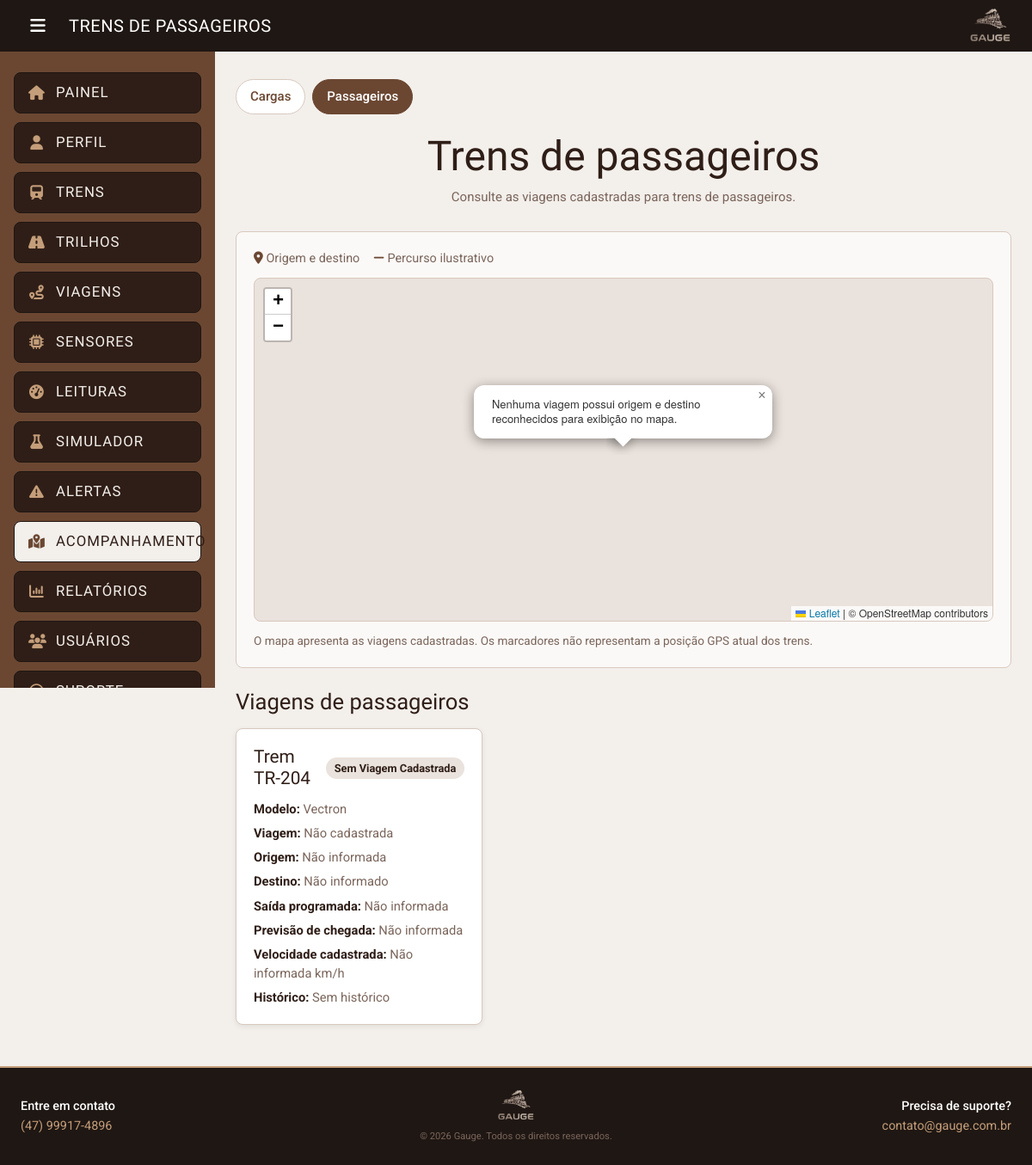
Screenshot of /paginas/viagens/acompanhamento_passageiros.php (signed in) with the database file from the repository.
### tables this page shows
CREATE TABLE trem (
    id_trem             INT                         NOT NULL AUTO_INCREMENT,
    prefixo             VARCHAR(20)                 NOT NULL,
    modelo              VARCHAR(45)                 NOT NULL,
    ano                 INT                         NOT NULL,
    status              VARCHAR(20)                 NOT NULL DEFAULT 'ativo',  
    capacidade          DECIMAL(10,2)               NOT NULL DEFAULT 0,
    ultima_inspecao     DATE                        NULL,
    tipo_trem           ENUM('Passageiro', 'Carga') NOT NULL DEFAULT 'Passageiro',
    quantidade_assentos INT                         NULL,
    tipo_carga          VARCHAR(45)                 NULL,
    PRIMARY KEY (id_trem),
    UNIQUE KEY uq_trem_prefixo (prefixo)
);

### includes/funcoes.php (called while the page is built, shortened)
<?php
function h($valor): string
{
    return htmlspecialchars((string) ($valor ?? ''), ENT_QUOTES, 'UTF-8');
}
function formatarData($valor, string $formato = 'd/m/Y H:i', string $vazio = 'Não informada'): string
{
    if (empty($valor)) {
        return $vazio;
    }
    $timestamp = strtotime($valor);
    return $timestamp ? date($formato, $timestamp) : $vazio;
}

### paginas/viagens/acompanhamento_passageiros.php (the view, shortened to what this page needs)
<?php
require __DIR__ . '/../../includes/proteger.php';
$trens = $conexao->query(
    "SELECT
        t.prefixo, t.modelo,
        v.id_viagem, v.origem, v.destino,
        v.data_hora_saida, v.previsao_chegada,
        v.status_trem, v.historico_descricao, v.velocidade_km_h
     FROM trem t
     LEFT JOIN viagem v ON v.FK_id_trem = t.id_trem
     WHERE t.tipo_trem = 'Passageiro'
     ORDER BY v.data_hora_saida DESC"
)->fetch_all(MYSQLI_ASSOC);
$viagensMapa = [];
require __DIR__ . '/../../includes/cabecalho.php';
?>
<nav class="abas" aria-label="Tipo de trem">
    <a href="acompanhamento_carga.php" class="aba">Cargas</a>
    <a href="acompanhamento_passageiros.php" class="aba" aria-current="page">Passageiros</a>
</nav>
<h1 class="titulo-pagina">Trens de passageiros</h1>
<p class="subtitulo">Consulte as viagens cadastradas para trens de passageiros.</p>
<section class="painel">
    <div class="legenda-mapa">
        <span><i class="fas fa-location-dot"></i> Origem e destino</span>
        <span><i class="fas fa-minus"></i> Percurso ilustrativo</span>
    </div>
    <div class="mapa" data-viagens="<?= h(json_encode($viagensMapa, JSON_UNESCAPED_UNICODE)) ?>" aria-label="Mapa das viagens de passageiros"></div>
    <p class="nota">O mapa apresenta as viagens cadastradas. Os marcadores não representam a posição GPS atual dos trens.</p>
</section>
<h2 class="titulo-secao">Viagens de passageiros</h2>
<?php if (count($trens) === 0): ?>
    <div class="vazio-bloco">
        <i class="fas fa-train"></i>
        <p>Nenhum trem de passageiros foi encontrado. Confira o tipo dos trens cadastrados.</p>
    </div>
<?php else: ?>
    <section class="cartoes">
        <?php foreach ($trens as $trem): ?>
            <article class="cartao">
                <div class="cartao-topo">
                    <h3>Trem <?= h($trem['prefixo']) ?></h3>
                    <span class="status"><?= h($trem['status_trem'] ?? 'Sem viagem cadastrada') ?></span>
                </div>
                <div class="dados">
                    <p><strong>Modelo:</strong> <?= h($trem['modelo']) ?></p>
                    <p><strong>Viagem:</strong> <?= h($trem['id_viagem'] ?? 'Não cadastrada') ?></p>
                    <p><strong>Origem:</strong> <?= h($trem['origem'] ?? 'Não informada') ?></p>
                    <p><strong>Destino:</strong> <?= h($trem['destino'] ?? 'Não informado') ?></p>
                    <p><strong>Saída programada:</strong> <?= h(formatarData($trem['data_hora_saida'])) ?></p>
                    <p><strong>Previsão de chegada:</strong> <?= h(formatarData($trem['previsao_chegada'])) ?></p>
                    <p><strong>Velocidade cadastrada:</strong> <?= h($trem['velocidade_km_h'] ?? 'Não informada') ?> km/h</p>
                    <p><strong>Histórico:</strong> <?= h($trem['historico_descricao'] ?? 'Sem histórico') ?></p>
                </div>
            </article>
        <?php endforeach; ?>
    </section>
<?php endif; ?>
<?php require __DIR__ . '/../../includes/rodape.php'; ?>

### assets/css/base.css (style rules this page uses)
:root { --cor-marca: #6B4732; --cor-marca-escura: #4C3023; --cor-titulo: #2F1E17; --cor-texto: #7A655B; --cor-fundo: #F3EFEB; --cor-escuro: #1F1713; --cor-contato: #C49E7A; --cor-superficie: #FBF9F7; --cor-superficie-2: #EAE2DC; --cor-borda: #D7C9BF; --cor-branco: #FFFFFF; --cor-sucesso: #245B31; --cor-sucesso-fundo: #E5F2E7; --cor-atencao: #856404; --cor-atencao-fundo: #FFF3CD; --cor-critico: #842029; --cor-critico-fundo: #F8D7DA; --cor-normal-forte: #28A745; --cor-atencao-forte: #FFC107; --cor-critico-forte: #DC3545; --fonte-titulo: 'Fjalla One', sans-serif; --fonte-texto: 'Roboto', sans-serif; --raio: 8px; --sombra: 0 2px 6px rgba(31, 23, 19, 0.08); --altura-topo: 60px; --largura-menu: 250px; --espaco: 24px; }
*, *::before, *::after { box-sizing: border-box; margin: 0; padding: 0; }
html { -webkit-text-size-adjust: 100%; }
body { min-height: 100vh; background-color: var(--cor-fundo); color: var(--cor-titulo); font-family: var(--fonte-texto); font-size: 15px; line-height: 1.5; }
a { color: var(--cor-marca); }
h1, h2, h3 { font-family: var(--fonte-titulo); font-weight: 400; line-height: 1.2; color: var(--cor-titulo); }

### assets/css/layout.css (style rules this page uses)
body { display: flex; flex-direction: column; }

### assets/css/componentes.css (style rules this page uses)
.titulo-pagina { margin-bottom: 8px; font-size: clamp(2rem, 5vw, 3rem); text-align: center; }
.subtitulo { max-width: 640px; margin: 0 auto 28px; color: var(--cor-texto); text-align: center; }
.titulo-secao { margin: 8px 0 16px; font-size: 1.6rem; }
.painel { margin-bottom: 24px; padding: 20px; border: 1px solid var(--cor-borda); border-radius: var(--raio); background-color: var(--cor-superficie); }
.nota { margin-top: 12px; color: var(--cor-texto); font-size: 0.85rem; }
.status { display: inline-block; padding: 3px 10px; border-radius: 999px; background-color: var(--cor-superficie-2); color: var(--cor-titulo); font-size: 0.8rem; font-weight: 700; text-transform: capitalize; white-space: nowrap; }
.abas { display: flex; flex-wrap: wrap; gap: 8px; margin-bottom: 20px; }
.aba { padding: 8px 16px; border: 1px solid var(--cor-borda); border-radius: 999px; background-color: var(--cor-branco); color: var(--cor-marca); font-weight: 500; text-decoration: none; }
.aba[aria-current="page"] { border-color: var(--cor-marca); background-color: var(--cor-marca); color: var(--cor-branco); }
.cartoes { display: grid; grid-template-columns: repeat(auto-fill, minmax(280px, 1fr)); gap: 20px; }
.cartao { display: flex; flex-direction: column; gap: 12px; padding: 20px; border: 1px solid var(--cor-borda); border-radius: var(--raio); background-color: var(--cor-branco); box-shadow: var(--sombra); }
.cartao-topo { display: flex; align-items: center; justify-content: space-between; gap: 12px; }
.cartao-topo h3 { font-size: 1.3rem; }
.dados { display: grid; gap: 6px; color: var(--cor-texto); font-size: 0.92rem; }
.dados strong { color: var(--cor-titulo); }
.mapa { position: relative; z-index: 0; width: 100%; height: clamp(280px, 50vh, 460px); border: 1px solid var(--cor-borda); border-radius: var(--raio); background-color: var(--cor-superficie-2); }
.legenda-mapa { display: flex; flex-wrap: wrap; gap: 16px; margin-bottom: 12px; color: var(--cor-texto); font-size: 0.9rem; }
.legenda-mapa i { color: var(--cor-marca); }

### rows the page displays
trem: prefixo "TR-204", status_trem "Sem Viagem Cadastrada", modelo "Vectron", id_viagem "Não cadastrada", origem "Não informada", destino "Não informado", data_hora_saida "Não informada", previsao_chegada "Não informada", velocidade_km_h "Não informada", historico_descricao "Sem histórico"

### other values shown
$titulo "TRENS DE PASSAGEIROS"
$item['texto'] "PAINEL"
$item['texto'] "PERFIL"
$item['texto'] "TRENS"
$item['texto'] "TRILHOS"
$item['texto'] "VIAGENS"
$item['texto'] "SENSORES"
$item['texto'] "LEITURAS"
$item['texto'] "SIMULADOR"
$item['texto'] "ALERTAS"
$item['texto'] "ACOMPANHAMENTO"
$item['texto'] "RELATÓRIOS"
$item['texto'] "USUÁRIOS"
